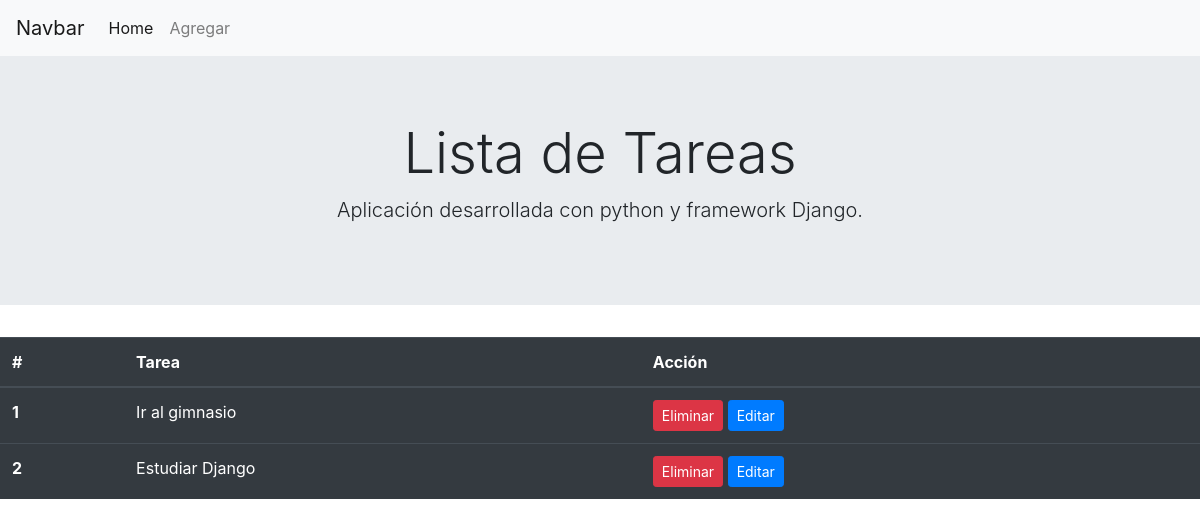
The app's page /, older data.
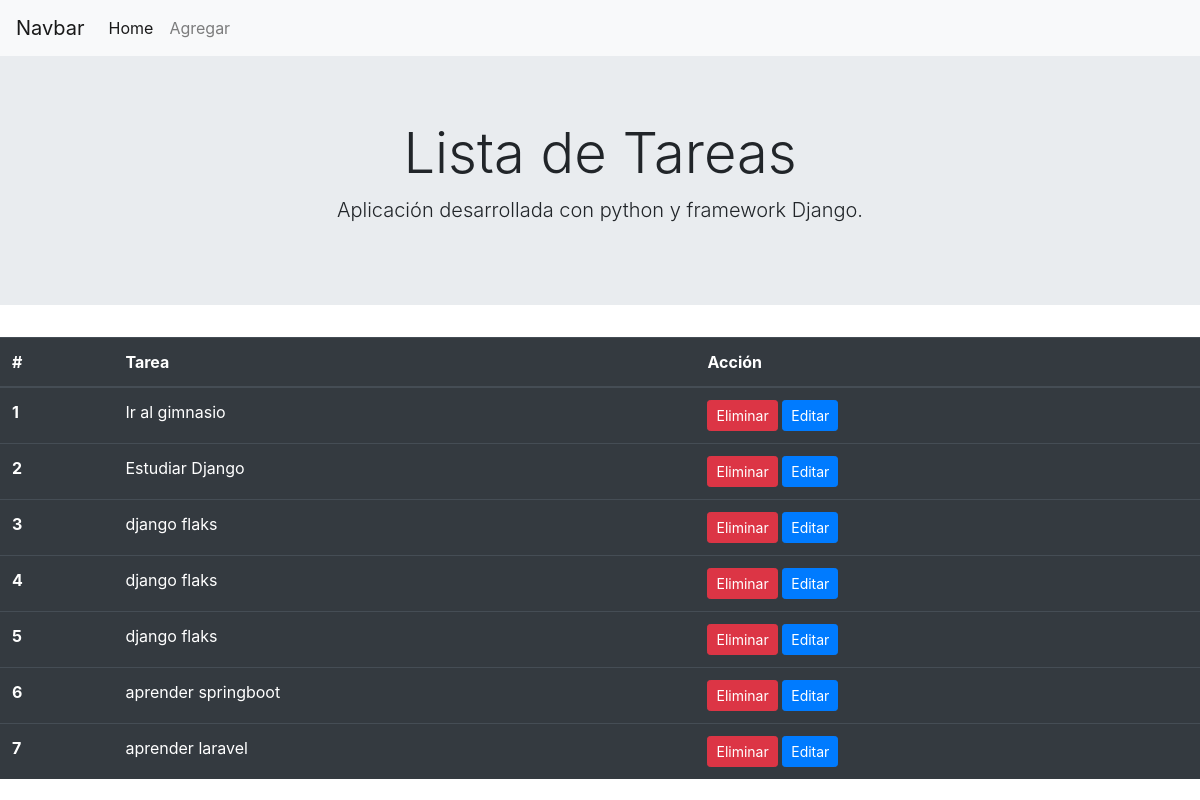
The same page, newer data.
### todo/models.py (models this page shows)
class Tarea(models.Model):
    tarea=models.CharField(max_length=100)
    def __str__(self):
        return self.tarea

### todo/views.py (the view)
# urls.py: 2. Add a URL to urlpatterns:  path('', views.home, name='home')
def home(request):
    tareas=Tarea.objects.all()
    context={'tareas':tareas}
    return render(request,'todo/home.html',context)

### todo/templates/todo/home.html
{% extends 'todo/layout.html' %}
{% block content %}
<table class="table table-dark">
    <thead>
      <tr>
        <th scope="col">#</th>
        <th scope="col">Tarea</th>
        <th scope="col">Acción</th>
      </tr>
    </thead>
    <tbody>
        {% for tarea in tareas %}
      <tr>
        <th scope="row">{{tarea.id}}</th>
        <td>{{tarea}} </td>
        <td>
            <a class="btn btn-danger btn-sm" href="{% url 'eliminar' tarea.id %}">Eliminar</a>
            <a class="btn btn-primary btn-sm" href="{% url 'editar' tarea.id %}">Editar</a>
        </td>
      </tr>
        {% endfor %}
    </tbody>
  </table>
{% endblock %}

Row changes from the older to the newer data that the page shows:
added Tarea: id "3", tarea "django flaks"
added Tarea: id "4", tarea "django flaks"
added Tarea: id "5", tarea "django flaks"
added Tarea: id "6", tarea "aprender springboot"
added Tarea: id "7", tarea "aprender laravel"
